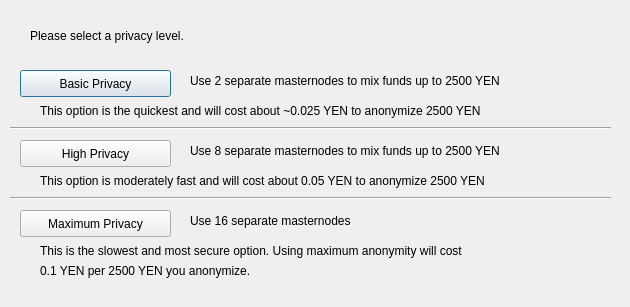
<?xml version="1.0" encoding="UTF-8"?>
<ui version="4.0">
 <class>ObfuscationConfig</class>
 <widget class="QDialog" name="ObfuscationConfig">
  <property name="geometry">
   <rect>
    <x>0</x>
    <y>0</y>
    <width>630</width>
    <height>307</height>
   </rect>
  </property>
  <property name="windowTitle">
   <string>Configure Obfuscation</string>
  </property>
  <widget class="QPushButton" name="buttonBasic">
   <property name="geometry">
    <rect>
     <x>20</x>
     <y>70</y>
     <width>151</width>
     <height>27</height>
    </rect>
   </property>
   <property name="text">
    <string>Basic Privacy</string>
   </property>
  </widget>
  <widget class="QPushButton" name="buttonHigh">
   <property name="geometry">
    <rect>
     <x>20</x>
     <y>140</y>
     <width>151</width>
     <height>27</height>
    </rect>
   </property>
   <property name="text">
    <string>High Privacy</string>
   </property>
  </widget>
  <widget class="QPushButton" name="buttonMax">
   <property name="geometry">
    <rect>
     <x>20</x>
     <y>210</y>
     <width>151</width>
     <height>27</height>
    </rect>
   </property>
   <property name="text">
    <string>Maximum Privacy</string>
   </property>
  </widget>
  <widget class="QLabel" name="label">
   <property name="geometry">
    <rect>
     <x>30</x>
     <y>20</y>
     <width>571</width>
     <height>31</height>
    </rect>
   </property>
   <property name="text">
    <string>Please select a privacy level.</string>
   </property>
  </widget>
  <widget class="QLabel" name="label_2">
   <property name="geometry">
    <rect>
     <x>190</x>
     <y>70</y>
     <width>421</width>
     <height>21</height>
    </rect>
   </property>
   <property name="text">
    <string>Use 2 separate masternodes to mix funds up to 2500 YEN</string>
   </property>
  </widget>
  <widget class="QLabel" name="label_3">
   <property name="geometry">
    <rect>
     <x>190</x>
     <y>140</y>
     <width>411</width>
     <height>21</height>
    </rect>
   </property>
   <property name="text">
    <string>Use 8 separate masternodes to mix funds up to 2500 YEN</string>
   </property>
  </widget>
  <widget class="QLabel" name="label_4">
   <property name="geometry">
    <rect>
     <x>190</x>
     <y>210</y>
     <width>421</width>
     <height>21</height>
    </rect>
   </property>
   <property name="text">
    <string>Use 16 separate masternodes</string>
   </property>
  </widget>
  <widget class="QLabel" name="label_6">
   <property name="geometry">
    <rect>
     <x>40</x>
     <y>100</y>
     <width>561</width>
     <height>21</height>
    </rect>
   </property>
   <property name="text">
    <string>This option is the quickest and will cost about ~0.025 YEN to anonymize 2500 YEN</string>
   </property>
  </widget>
  <widget class="QLabel" name="label_7">
   <property name="geometry">
    <rect>
     <x>40</x>
     <y>170</y>
     <width>561</width>
     <height>21</height>
    </rect>
   </property>
   <property name="text">
    <string>This option is moderately fast and will cost about 0.05 YEN to anonymize 2500 YEN</string>
   </property>
  </widget>
  <widget class="QLabel" name="label_8">
   <property name="geometry">
    <rect>
     <x>40</x>
     <y>240</y>
     <width>561</width>
     <height>21</height>
    </rect>
   </property>
   <property name="text">
    <string>This is the slowest and most secure option. Using maximum anonymity will cost</string>
   </property>
  </widget>
  <widget class="QLabel" name="label_9">
   <property name="geometry">
    <rect>
     <x>40</x>
     <y>260</y>
     <width>561</width>
     <height>21</height>
    </rect>
   </property>
   <property name="text">
    <string>0.1 YEN per 2500 YEN you anonymize.</string>
   </property>
  </widget>
  <widget class="Line" name="line">
   <property name="geometry">
    <rect>
     <x>10</x>
     <y>120</y>
     <width>601</width>
     <height>16</height>
    </rect>
   </property>
   <property name="orientation">
    <enum>Qt::Horizontal</enum>
   </property>
  </widget>
  <widget class="Line" name="line_2">
   <property name="geometry">
    <rect>
     <x>10</x>
     <y>190</y>
     <width>601</width>
     <height>16</height>
    </rect>
   </property>
   <property name="orientation">
    <enum>Qt::Horizontal</enum>
   </property>
  </widget>
 </widget>
 <resources/>
 <connections/>
</ui>
